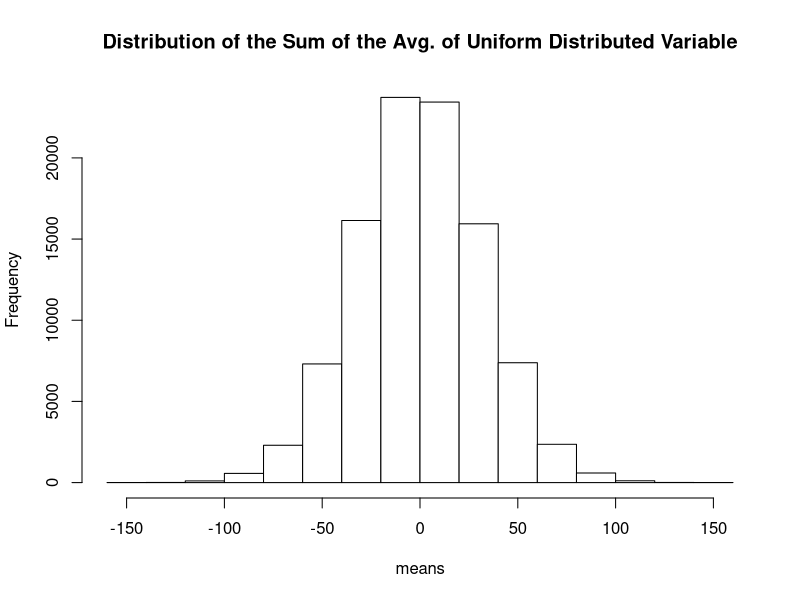

Write the R code that produced this figure.
#illustrate CLT
n = 100000
sample_size = 100

sample_store = matrix(runif(n*sample_size,0,1),ncol = n)

means = apply(sample_store,2,mean)
sds = apply(sample_store,2,sd)
means = (means-1/2)/(sds/sqrt(n))

hist(means, col="white", main = "Distribution of the Sum of the Avg. of Uniform Distributed Variable")
